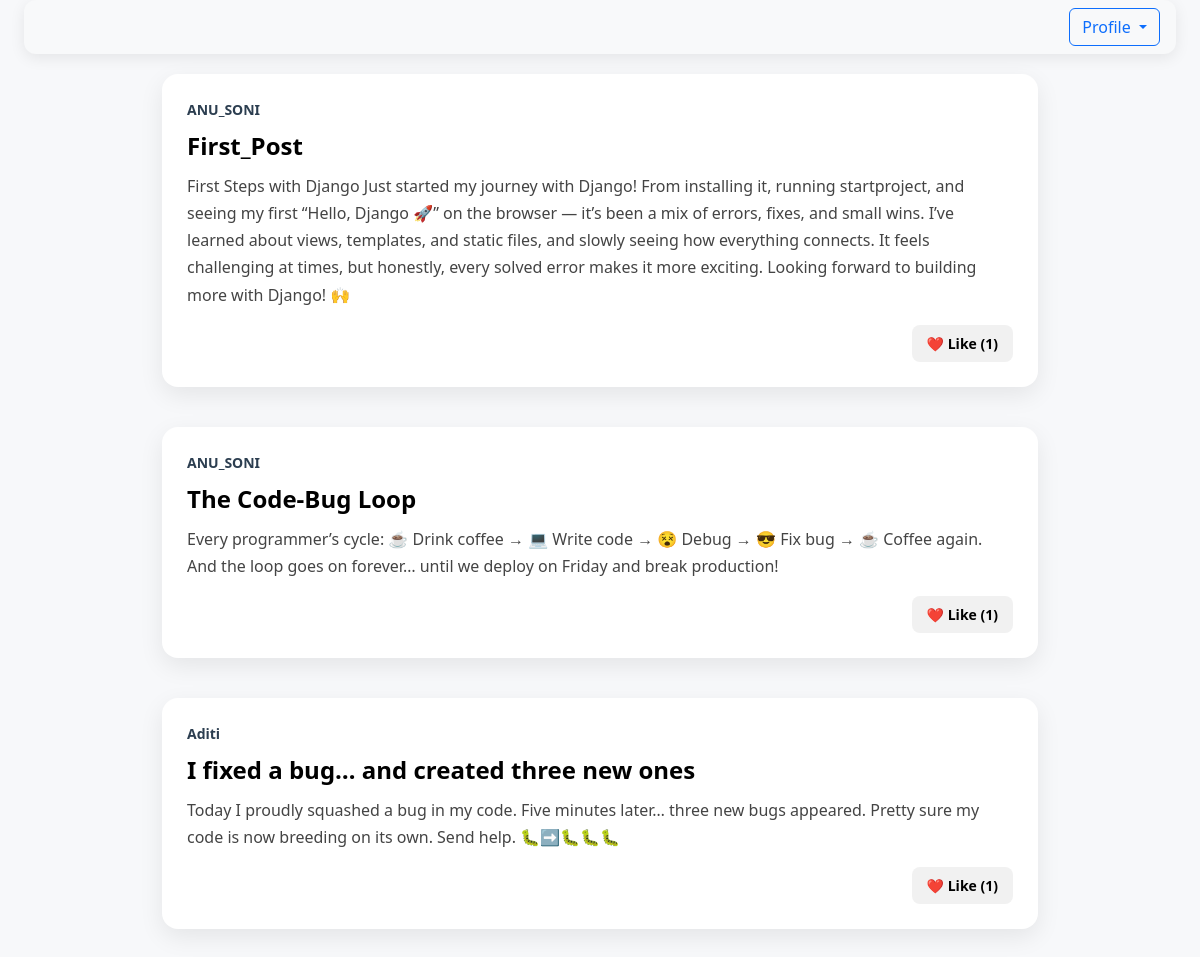
/home/, run on the app's committed database.
### Blog/models.py (models this page shows, shortened)
class Posts(models.Model) :
    title = models.CharField(max_length=100)
    content = models.TextField()
    data_posted = models.DateTimeField(default=timezone.now)
    author = models.ForeignKey(User , on_delete=models.CASCADE)
    likes = models.ManyToManyField(User, related_name="liked_posts", blank=True)

### Blog/views.py (the view)
# urls.py: path("home/" , views.home , name="home"),
def home(request) :
    context = {
        'posts' : Posts.objects.all()
    }
    return render(request , 'blog/home.html' , context )

### Blog/templates/blog/home.html (shortened to what this page needs)
{% extends 'blog/base.html' %}
{% block content %}
{% load static %}
<div class="container custom-container">
  <nav class="navbar navbar-expand-lg navbar-light bg-light w-100 px-3">
    <div class="collapse navbar-collapse justify-content-end" id="navbarSupportedContent">
      <div class="dropdown">
        <button class="btn btn-outline-primary dropdown-toggle" type="button" id="dropdownMenuButton"
                data-bs-toggle="dropdown" aria-haspopup="true" aria-expanded="false">
          Profile
        </button>
      </div>
    </div>
  </nav>
  <div class="container" style="max-width: 900px;">
    {% for post in posts %}
      <article class="post-card">
        <div class="post-meta">
          <span class="post-author">{{ post.author }}</span>
        </div>
        <h2 class="post-title">{{ post.title }}</h2>
        <p class="post-content">{{ post.content }}</p>
        <div class="post-footer">
          <form action="{% url 'like_post' post.id %}" method="POST" style="display:inline;">
          <button class="like-btn" type="submit">❤️ Like ({{ post.likes.count }})</button>
            </form>
        </div>
      </article>
    {% empty %}
      <p class="text-center mt-5">No posts yet. Be the first one to share something ✨</p>
    {% endfor %}
  </div>
</div>
{% endblock %}

### Blog/templates/blog/base.html (shortened to what this page needs)
{%load static%}
<!DOCTYPE html>
<html lang="en">
<head>
    <link href="https://cdn.jsdelivr.net/npm/bootstrap@5.3.7/dist/css/bootstrap.min.css" rel="stylesheet">
</head>
<body>
    <div class="container custom-container">
        {%block content %}{%endblock %}
    </div>
</body>
</html>

### Blog/templates/blog/base.html (style rules this page uses)
.custom-container { max-width:1450px; }

### Blog/templates/blog/home.html (style rules this page uses)
body { background: #f7f8fa; font-family: "Segoe UI", Tahoma, Geneva, Verdana, sans-serif; }
.navbar { border-radius: 12px; box-shadow: 0 4px 15px rgba(0,0,0,0.08); margin-bottom: 20px; }
.post-card { background: #fff; border-radius: 16px; padding: 25px; margin-bottom: 40px; box-shadow: 0px 8px 24px rgba(0,0,0,0.08); transition: transform 0.25s ease, box-shadow 0.25s ease; }
.post-meta { display: flex; justify-content: space-between; align-items: center; margin-bottom: 12px; font-size: 14px; color: #666; }
.post-author { font-weight: 700; color: #2c3e50; }
.post-title { font-size: 1.5rem; font-weight: 700; margin-bottom: 12px; color: #000; }
.post-content { font-size: 1rem; color: #444; line-height: 1.7; }
.post-footer { margin-top: 15px; display: flex; justify-content: flex-end; gap: 12px; }
.post-footer button { border: none; padding: 8px 15px; border-radius: 8px; font-size: 14px; font-weight: 600; cursor: pointer; transition: background 0.25s ease, transform 0.2s ease; }
.like-btn { background: #f1f1f1; }

### data on the page
Posts: author "ANU_SONI", title "First_Post", content "First Steps with Django Just started my journey with Django! From installing it, running startproject, and seeing my first “Hello, Django 🚀” on the browser — it’s been a mix of errors, fixes, and small wins. I’ve learned about views, templates, and static files, and slowly seeing how everything connects. It feels challenging at times, but honestly, every solved error makes it more exciting. Looking forward to building more with Django! 🙌", likes.count "1"
Posts: author "ANU_SONI", title "The Code-Bug Loop", content "Every programmer’s cycle: ☕ Drink coffee → 💻 Write code → 😵 Debug → 😎 Fix bug → ☕ Coffee again. And the loop goes on forever… until we deploy on Friday and break production!", likes.count "1"
Posts: author "Aditi", title "I fixed a bug… and created three new ones", content "Today I proudly squashed a bug in my code. Five minutes later… three new bugs appeared. Pretty sure my code is now breeding on its own. Send help. 🐛➡️🐛🐛🐛", likes.count "1"
